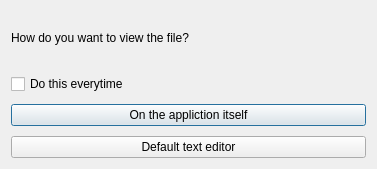
<?xml version="1.0" encoding="UTF-8"?>
<ui version="4.0">
 <class>Dialog</class>
 <widget class="QDialog" name="Dialog">
  <property name="geometry">
   <rect>
    <x>0</x>
    <y>0</y>
    <width>377</width>
    <height>169</height>
   </rect>
  </property>
  <property name="windowTitle">
   <string>Dialog</string>
  </property>
  <layout class="QGridLayout" name="gridLayout">
   <item row="0" column="0">
    <layout class="QVBoxLayout" name="verticalLayout">
     <property name="spacing">
      <number>10</number>
     </property>
     <item>
      <widget class="QLabel" name="label">
       <property name="text">
        <string>How do you want to view the file?</string>
       </property>
      </widget>
     </item>
     <item>
      <widget class="QCheckBox" name="checkBox">
       <property name="text">
        <string>Do this everytime</string>
       </property>
      </widget>
     </item>
     <item>
      <widget class="QPushButton" name="pushButton_2">
       <property name="text">
        <string>On the appliction itself</string>
       </property>
      </widget>
     </item>
     <item>
      <widget class="QPushButton" name="pushButton">
       <property name="text">
        <string>Default text editor</string>
       </property>
      </widget>
     </item>
    </layout>
   </item>
  </layout>
 </widget>
 <resources/>
 <connections/>
</ui>
